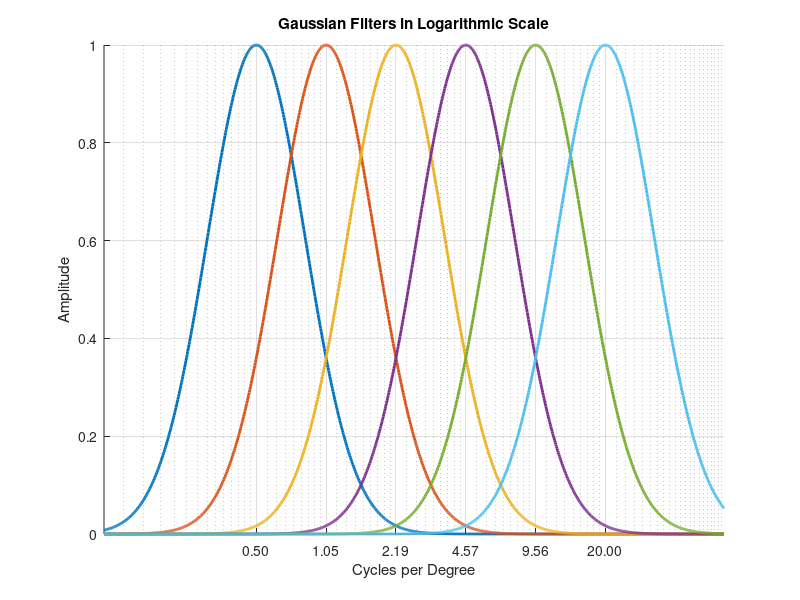

The MATLAB source for this figure: (Note: this script raises an error after producing the figure.)
close all; 
clear all;

addpath(fullfile(fileparts(mfilename('fullpath')), '..'))

% Main parameters
const.native_noise_dim = [1080, 1080]; 
const.noise_dpp = 0.1;
const.native_noise_orientation = 45;

% Spatial frequency filter parameters
gauss_mu = 1;
gauss_sigma = 0.2242;
kappa = 100;
mc_contrast = 1;
seed = 42;


% Spatial frequency filter paramaters
minFreq = 0.5;
maxFreq = 20;
stepFreq = 6;
overlapValue = 0.60;

% Define parameters
centers = logspace(log10(minFreq), log10(maxFreq), stepFreq); % Center frequencies

% Calculate sigma based on the desired overlap
logDiff = log10(centers(2)) - log10(centers(1));
sigma = sqrt(-logDiff^2 / (4 * log(overlapValue)));

% Plot Gaussian functions
x = logspace(log10(0.1), log10(70), 1000); % X values for plotting
figure('Position', [2000, 1500, 600, 450]);
hold on; colors = lines(stepFreq); % Initialize figure and colors
for i = 1:length(centers)
    plot(x, exp(-((log10(x) - log10(centers(i))).^2) / (2 * sigma^2)), 'Color', colors(i,:), 'LineWidth', 2);
end

% Customize plot
set(gca, 'XScale', 'log', 'XTick', centers, 'XTickLabel', arrayfun(@(x) sprintf('%.2f', x), centers, 'UniformOutput', false));
xlabel('Cycles per Degree'); ylabel('Amplitude'); title('Gaussian Filters in Logarithmic Scale');
xlim([0.1, 70]); grid on; hold off;



% Generate filtered noise
filtered_contrastedNoise = genNoisePatch(const, gauss_mu, gauss_sigma, kappa, mc_contrast, seed);

% ---- FOURIER SPECTRUM ----

% Compute Fourier spectrum of the filtered noise
filteredNoise_fft = fftshift(fft2(filtered_contrastedNoise));

% ---- HISTOGRAM OF SPATIAL FREQUENCY DISTRIBUTION ----

% Define bins for the histogram
nb_bins = 200;  
[x, y] = meshgrid(-const.native_noise_dim(2)/2:const.native_noise_dim(2)/2-1, -const.native_noise_dim(1)/2:const.native_noise_dim(1)/2-1);
x = x / (const.native_noise_dim(2) * const.noise_dpp);
y = y / (const.native_noise_dim(1) * const.noise_dpp);
r = sqrt(x.^2 + y.^2);

% Exclude the zero frequency
r(r == 0) = NaN;  % Remplacez les valeurs de fréquence zéro par NaN

max_cpd = max(r(:), [], 'omitnan');  % Ignorez NaN lors de la recherche du maximum
edges_cpd = linspace(0, max_cpd, nb_bins+1);  
bin_centers_cpd = (edges_cpd(1:end-1) + edges_cpd(2:end)) / 2;  

% Compute the distribution of amplitudes as a function of spatial frequencies
% Exclude NaN values
valid_indices = ~isnan(r(:));  % Indices valides
amplitude_distribution_cpd = accumarray(discretize(r(valid_indices), edges_cpd), abs(filteredNoise_fft(valid_indices)), [nb_bins, 1]);  

% Normalize to [0, 1]
proportion_distribution_cpd = amplitude_distribution_cpd / sum(amplitude_distribution_cpd, 'omitnan');  

% Display the distribution curve
figure;
plot(bin_centers_cpd, proportion_distribution_cpd, 'LineWidth', 2);
set(gca, 'XScale', 'log');
xlabel('Spatial Frequency (cycles per degree)');
ylabel('Frequency Proportion (0 to 1)');
title('Distribution Curve of Spatial Frequencies after Filtering (Excluding Zero Frequency)');
xlim([0 20]);

% Update ticks for better readability
xt = get(gca, 'XTick');  
set(gca, 'XTickLabel', arrayfun(@(x) sprintf('%.2f', x), xt, 'UniformOutput', false));
